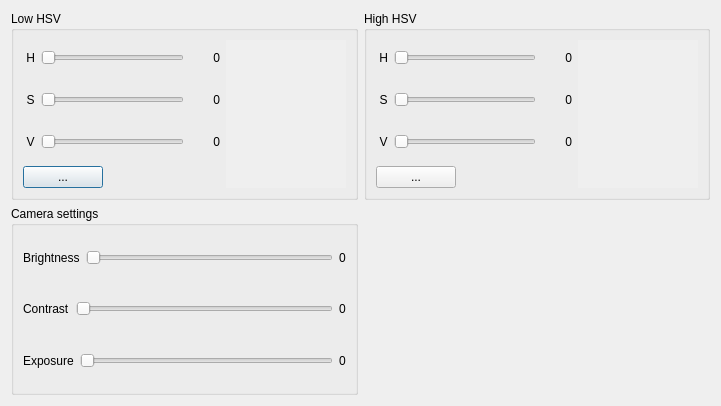
<?xml version="1.0" encoding="UTF-8"?>
<ui version="4.0">
 <class>visionSettings</class>
 <widget class="QDialog" name="visionSettings">
  <property name="geometry">
   <rect>
    <x>0</x>
    <y>0</y>
    <width>721</width>
    <height>406</height>
   </rect>
  </property>
  <property name="windowTitle">
   <string>Dialog</string>
  </property>
  <layout class="QGridLayout" name="gridLayout_4">
   <item row="0" column="0">
    <widget class="QGroupBox" name="groupBox">
     <property name="title">
      <string>Low HSV</string>
     </property>
     <layout class="QGridLayout" name="gridLayout">
      <item row="0" column="0">
       <layout class="QHBoxLayout" name="horizontalLayout">
        <item>
         <widget class="QLabel" name="label1">
          <property name="text">
           <string> H</string>
          </property>
          <property name="alignment">
           <set>Qt::AlignCenter</set>
          </property>
         </widget>
        </item>
        <item>
         <widget class="QSlider" name="lowh">
          <property name="layoutDirection">
           <enum>Qt::LeftToRight</enum>
          </property>
          <property name="maximum">
           <number>180</number>
          </property>
          <property name="tracking">
           <bool>true</bool>
          </property>
          <property name="orientation">
           <enum>Qt::Horizontal</enum>
          </property>
          <property name="invertedAppearance">
           <bool>false</bool>
          </property>
         </widget>
        </item>
        <item>
         <widget class="QLabel" name="label">
          <property name="sizePolicy">
           <sizepolicy hsizetype="Minimum" vsizetype="Preferred">
            <horstretch>0</horstretch>
            <verstretch>0</verstretch>
           </sizepolicy>
          </property>
          <property name="minimumSize">
           <size>
            <width>30</width>
            <height>0</height>
           </size>
          </property>
          <property name="baseSize">
           <size>
            <width>30</width>
            <height>0</height>
           </size>
          </property>
          <property name="text">
           <string>0</string>
          </property>
          <property name="alignment">
           <set>Qt::AlignRight|Qt::AlignTrailing|Qt::AlignVCenter</set>
          </property>
         </widget>
        </item>
       </layout>
      </item>
      <item row="0" column="1" rowspan="4">
       <widget class="QWidget" name="displayL" native="true">
        <property name="minimumSize">
         <size>
          <width>120</width>
          <height>80</height>
         </size>
        </property>
        <property name="autoFillBackground">
         <bool>true</bool>
        </property>
       </widget>
      </item>
      <item row="1" column="0">
       <layout class="QHBoxLayout" name="horizontalLayout_3">
        <item>
         <widget class="QLabel" name="lo">
          <property name="text">
           <string> S</string>
          </property>
          <property name="alignment">
           <set>Qt::AlignCenter</set>
          </property>
         </widget>
        </item>
        <item>
         <widget class="QSlider" name="lows">
          <property name="maximum">
           <number>255</number>
          </property>
          <property name="orientation">
           <enum>Qt::Horizontal</enum>
          </property>
         </widget>
        </item>
        <item>
         <widget class="QLabel" name="label_5">
          <property name="sizePolicy">
           <sizepolicy hsizetype="Minimum" vsizetype="Preferred">
            <horstretch>0</horstretch>
            <verstretch>0</verstretch>
           </sizepolicy>
          </property>
          <property name="minimumSize">
           <size>
            <width>30</width>
            <height>0</height>
           </size>
          </property>
          <property name="baseSize">
           <size>
            <width>30</width>
            <height>0</height>
           </size>
          </property>
          <property name="text">
           <string>0</string>
          </property>
          <property name="alignment">
           <set>Qt::AlignRight|Qt::AlignTrailing|Qt::AlignVCenter</set>
          </property>
         </widget>
        </item>
       </layout>
      </item>
      <item row="2" column="0">
       <layout class="QHBoxLayout" name="horizontalLayout_5">
        <item>
         <widget class="QLabel" name="label_10">
          <property name="text">
           <string> V</string>
          </property>
          <property name="alignment">
           <set>Qt::AlignCenter</set>
          </property>
         </widget>
        </item>
        <item>
         <widget class="QSlider" name="lowv">
          <property name="maximum">
           <number>255</number>
          </property>
          <property name="orientation">
           <enum>Qt::Horizontal</enum>
          </property>
         </widget>
        </item>
        <item>
         <widget class="QLabel" name="label_9">
          <property name="sizePolicy">
           <sizepolicy hsizetype="Minimum" vsizetype="Preferred">
            <horstretch>0</horstretch>
            <verstretch>0</verstretch>
           </sizepolicy>
          </property>
          <property name="minimumSize">
           <size>
            <width>30</width>
            <height>0</height>
           </size>
          </property>
          <property name="baseSize">
           <size>
            <width>30</width>
            <height>0</height>
           </size>
          </property>
          <property name="text">
           <string>0</string>
          </property>
          <property name="alignment">
           <set>Qt::AlignRight|Qt::AlignTrailing|Qt::AlignVCenter</set>
          </property>
         </widget>
        </item>
       </layout>
      </item>
      <item row="3" column="0">
       <layout class="QHBoxLayout" name="horizontalLayout_7">
        <item>
         <widget class="QPushButton" name="pushButton">
          <property name="text">
           <string>...</string>
          </property>
         </widget>
        </item>
        <item>
         <spacer name="horizontalSpacer">
          <property name="orientation">
           <enum>Qt::Horizontal</enum>
          </property>
          <property name="sizeHint" stdset="0">
           <size>
            <width>40</width>
            <height>20</height>
           </size>
          </property>
         </spacer>
        </item>
       </layout>
      </item>
     </layout>
    </widget>
   </item>
   <item row="0" column="1">
    <widget class="QGroupBox" name="groupBox_2">
     <property name="title">
      <string>High HSV</string>
     </property>
     <layout class="QGridLayout" name="gridLayout_2">
      <item row="0" column="0">
       <layout class="QHBoxLayout" name="horizontalLayout_2">
        <item>
         <widget class="QLabel" name="label_4">
          <property name="text">
           <string> H</string>
          </property>
          <property name="alignment">
           <set>Qt::AlignCenter</set>
          </property>
         </widget>
        </item>
        <item>
         <widget class="QSlider" name="highh">
          <property name="maximum">
           <number>179</number>
          </property>
          <property name="orientation">
           <enum>Qt::Horizontal</enum>
          </property>
         </widget>
        </item>
        <item>
         <widget class="QLabel" name="label_3">
          <property name="sizePolicy">
           <sizepolicy hsizetype="Minimum" vsizetype="Preferred">
            <horstretch>0</horstretch>
            <verstretch>0</verstretch>
           </sizepolicy>
          </property>
          <property name="minimumSize">
           <size>
            <width>30</width>
            <height>0</height>
           </size>
          </property>
          <property name="baseSize">
           <size>
            <width>30</width>
            <height>0</height>
           </size>
          </property>
          <property name="text">
           <string>0</string>
          </property>
          <property name="alignment">
           <set>Qt::AlignRight|Qt::AlignTrailing|Qt::AlignVCenter</set>
          </property>
         </widget>
        </item>
       </layout>
      </item>
      <item row="0" column="1" rowspan="4">
       <widget class="QWidget" name="displayH" native="true">
        <property name="minimumSize">
         <size>
          <width>120</width>
          <height>80</height>
         </size>
        </property>
        <property name="autoFillBackground">
         <bool>true</bool>
        </property>
       </widget>
      </item>
      <item row="1" column="0">
       <layout class="QHBoxLayout" name="horizontalLayout_4">
        <item>
         <widget class="QLabel" name="label_8">
          <property name="text">
           <string> S</string>
          </property>
          <property name="alignment">
           <set>Qt::AlignCenter</set>
          </property>
         </widget>
        </item>
        <item>
         <widget class="QSlider" name="highs">
          <property name="maximum">
           <number>255</number>
          </property>
          <property name="orientation">
           <enum>Qt::Horizontal</enum>
          </property>
         </widget>
        </item>
        <item>
         <widget class="QLabel" name="label_7">
          <property name="sizePolicy">
           <sizepolicy hsizetype="Minimum" vsizetype="Preferred">
            <horstretch>0</horstretch>
            <verstretch>0</verstretch>
           </sizepolicy>
          </property>
          <property name="minimumSize">
           <size>
            <width>30</width>
            <height>0</height>
           </size>
          </property>
          <property name="baseSize">
           <size>
            <width>30</width>
            <height>0</height>
           </size>
          </property>
          <property name="text">
           <string>0</string>
          </property>
          <property name="alignment">
           <set>Qt::AlignRight|Qt::AlignTrailing|Qt::AlignVCenter</set>
          </property>
         </widget>
        </item>
       </layout>
      </item>
      <item row="2" column="0">
       <layout class="QHBoxLayout" name="horizontalLayout_6">
        <item>
         <widget class="QLabel" name="label_12">
          <property name="text">
           <string> V</string>
          </property>
          <property name="alignment">
           <set>Qt::AlignCenter</set>
          </property>
         </widget>
        </item>
        <item>
         <widget class="QSlider" name="highv">
          <property name="maximum">
           <number>255</number>
          </property>
          <property name="orientation">
           <enum>Qt::Horizontal</enum>
          </property>
         </widget>
        </item>
        <item>
         <widget class="QLabel" name="label_11">
          <property name="sizePolicy">
           <sizepolicy hsizetype="Minimum" vsizetype="Preferred">
            <horstretch>0</horstretch>
            <verstretch>0</verstretch>
           </sizepolicy>
          </property>
          <property name="minimumSize">
           <size>
            <width>30</width>
            <height>0</height>
           </size>
          </property>
          <property name="baseSize">
           <size>
            <width>30</width>
            <height>0</height>
           </size>
          </property>
          <property name="text">
           <string>0</string>
          </property>
          <property name="alignment">
           <set>Qt::AlignRight|Qt::AlignTrailing|Qt::AlignVCenter</set>
          </property>
         </widget>
        </item>
       </layout>
      </item>
      <item row="3" column="0">
       <layout class="QHBoxLayout" name="horizontalLayout_8">
        <item>
         <widget class="QPushButton" name="pushButton_2">
          <property name="text">
           <string>...</string>
          </property>
         </widget>
        </item>
        <item>
         <spacer name="horizontalSpacer_2">
          <property name="orientation">
           <enum>Qt::Horizontal</enum>
          </property>
          <property name="sizeHint" stdset="0">
           <size>
            <width>40</width>
            <height>20</height>
           </size>
          </property>
         </spacer>
        </item>
       </layout>
      </item>
     </layout>
    </widget>
   </item>
   <item row="1" column="0">
    <widget class="QGroupBox" name="groupBox_3">
     <property name="title">
      <string>Camera settings</string>
     </property>
     <layout class="QGridLayout" name="gridLayout_3">
      <item row="0" column="0">
       <layout class="QHBoxLayout" name="horizontalLayout_9">
        <item>
         <widget class="QLabel" name="label_2">
          <property name="text">
           <string>Brightness</string>
          </property>
         </widget>
        </item>
        <item>
         <widget class="QSlider" name="camBrightness">
          <property name="layoutDirection">
           <enum>Qt::LeftToRight</enum>
          </property>
          <property name="maximum">
           <number>180</number>
          </property>
          <property name="tracking">
           <bool>true</bool>
          </property>
          <property name="orientation">
           <enum>Qt::Horizontal</enum>
          </property>
          <property name="invertedAppearance">
           <bool>false</bool>
          </property>
         </widget>
        </item>
        <item>
         <widget class="QLabel" name="label_6">
          <property name="text">
           <string>0</string>
          </property>
         </widget>
        </item>
       </layout>
      </item>
      <item row="1" column="0">
       <layout class="QHBoxLayout" name="horizontalLayout_10">
        <item>
         <widget class="QLabel" name="label_13">
          <property name="text">
           <string>Contrast</string>
          </property>
         </widget>
        </item>
        <item>
         <widget class="QSlider" name="camContrast">
          <property name="layoutDirection">
           <enum>Qt::LeftToRight</enum>
          </property>
          <property name="maximum">
           <number>180</number>
          </property>
          <property name="tracking">
           <bool>true</bool>
          </property>
          <property name="orientation">
           <enum>Qt::Horizontal</enum>
          </property>
          <property name="invertedAppearance">
           <bool>false</bool>
          </property>
         </widget>
        </item>
        <item>
         <widget class="QLabel" name="label_14">
          <property name="text">
           <string>0</string>
          </property>
         </widget>
        </item>
       </layout>
      </item>
      <item row="2" column="0">
       <layout class="QHBoxLayout" name="horizontalLayout_11">
        <item>
         <widget class="QLabel" name="label_15">
          <property name="text">
           <string>Exposure</string>
          </property>
         </widget>
        </item>
        <item>
         <widget class="QSlider" name="camExposure">
          <property name="layoutDirection">
           <enum>Qt::LeftToRight</enum>
          </property>
          <property name="maximum">
           <number>180</number>
          </property>
          <property name="tracking">
           <bool>true</bool>
          </property>
          <property name="orientation">
           <enum>Qt::Horizontal</enum>
          </property>
          <property name="invertedAppearance">
           <bool>false</bool>
          </property>
         </widget>
        </item>
        <item>
         <widget class="QLabel" name="label_16">
          <property name="text">
           <string>0</string>
          </property>
         </widget>
        </item>
       </layout>
      </item>
     </layout>
    </widget>
   </item>
  </layout>
 </widget>
 <resources/>
 <connections/>
</ui>
